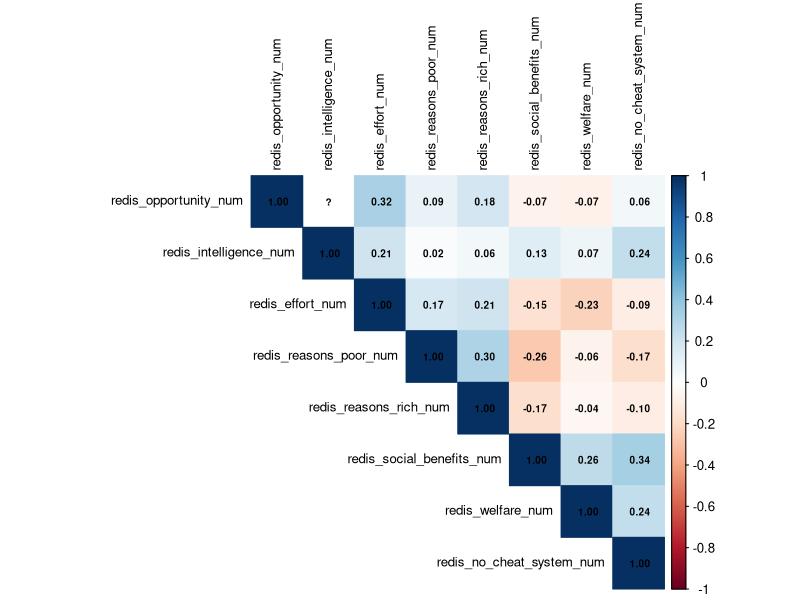
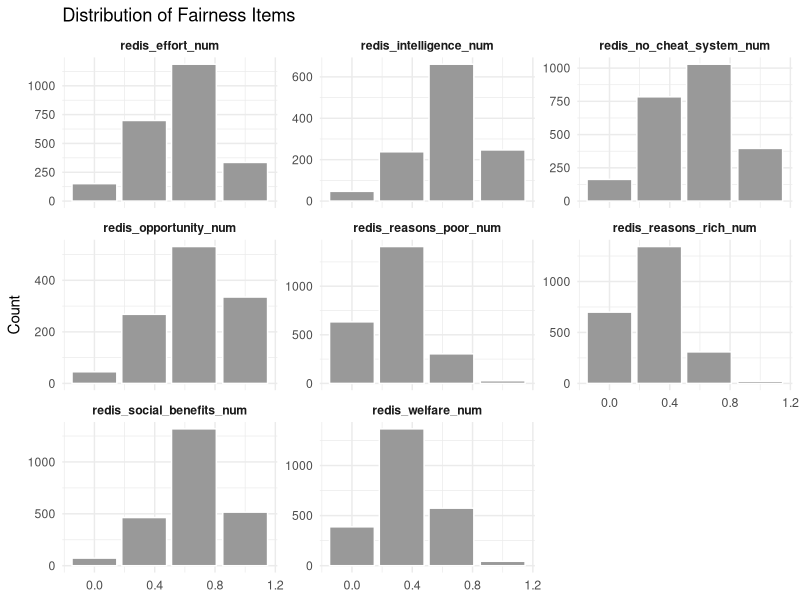
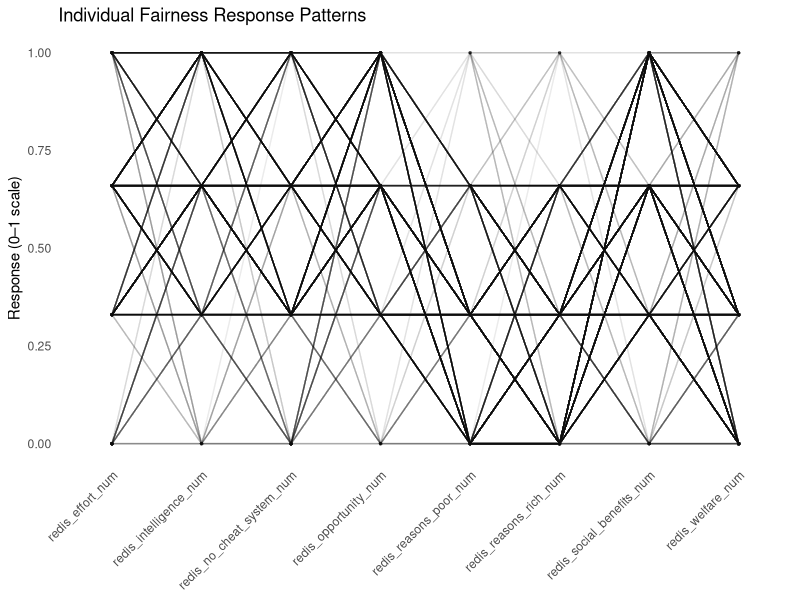

These charts were generated, in order, by the following R code: (Note: this script raises an error after producing the figures.)
# ==============================================================
# Fairness Belief Diagnostics — Exploratory Structure Check
# Items: Proportionality + Reciprocity (ordinal 0–1 scale)
# ==============================================================

library(tidyverse)
library(corrplot)
library(gridExtra)

# ── Output folder ─────────────────────────────────────────────
out_path <- "code/source_redistribution/graphs/descriptives_fairness"
dir.create(out_path, recursive = TRUE, showWarnings = FALSE)

# ── Load data ─────────────────────────────────────────────────
df <- read.csv("data/clean_df_valid.csv")

# ── Variables ────────────────────────────────────────────────
prop_vars <- c(
  "redis_opportunity_num",
  "redis_intelligence_num",
  "redis_effort_num",
  "redis_reasons_poor_num",
  "redis_reasons_rich_num"
)

recip_vars <- c(
  "redis_social_benefits_num",
  "redis_welfare_num",
  "redis_no_cheat_system_num"
)

all_items <- c(prop_vars, recip_vars)

# ==============================================================
# 1. CORRELATION STRUCTURE
# ==============================================================

items_df <- df[, all_items]

cor_mat <- cor(items_df, use = "pairwise.complete.obs")

png(file.path(out_path, "01_item_correlation_heatmap.png"),
    width = 2000, height = 1600, res = 250)

corrplot(
  cor_mat,
  method = "color",
  type = "upper",
  tl.col = "black",
  tl.cex = 0.8,
  number.cex = 0.6,
  addCoef.col = "black"
)

dev.off()

# ==============================================================
# 2. ITEM DISTRIBUTIONS
# ==============================================================

df_long <- df |>
  select(all_of(all_items)) |>
  pivot_longer(cols = everything(),
               names_to = "item",
               values_to = "value")

p_dist <- ggplot(df_long, aes(x = value)) +
  geom_bar(fill = "grey60", colour = "white") +
  facet_wrap(~item, scales = "free_y") +
  theme_minimal(base_size = 11) +
  labs(
    title = "Distribution of Fairness Items",
    x = NULL,
    y = "Count"
  ) +
  theme(
    strip.text = element_text(face = "bold"),
    axis.text.x = element_text(size = 9)
  )

ggsave(
  filename = file.path(out_path, "02_item_distributions.png"),
  plot = p_dist,
  width = 11,
  height = 7,
  dpi = 300,
  bg = "white"
)

# ==============================================================
# 3. INDIVIDUAL RESPONSE PROFILES
# ==============================================================

df_long2 <- df |>
  mutate(id = row_number()) |>
  select(id, all_of(all_items)) |>
  pivot_longer(-id, names_to = "item", values_to = "value")

p_profiles <- ggplot(df_long2,
                     aes(x = item, y = value, group = id)) +
  geom_line(alpha = 0.04, colour = "black") +
  geom_point(alpha = 0.04, size = 0.5) +
  theme_minimal(base_size = 11) +
  theme(
    axis.text.x = element_text(angle = 45, hjust = 1),
    panel.grid = element_blank()
  ) +
  labs(
    title = "Individual Fairness Response Patterns",
    x = NULL,
    y = "Response (0–1 scale)"
  )

ggsave(
  filename = file.path(out_path, "03_individual_profiles.png"),
  plot = p_profiles,
  width = 11,
  height = 7,
  dpi = 300,
  bg = "white"
)

# ==============================================================
# 4. OPTIONAL: PCA STRUCTURE CHECK
# ==============================================================

pca_data <- df[, all_items]

pca_data <- pca_data[complete.cases(pca_data), ]

pca <- prcomp(pca_data, scale. = TRUE)

# ==============================================================
# DONE
# ==============================================================

cat("\nAll diagnostic plots saved to:", out_path, "\n")
